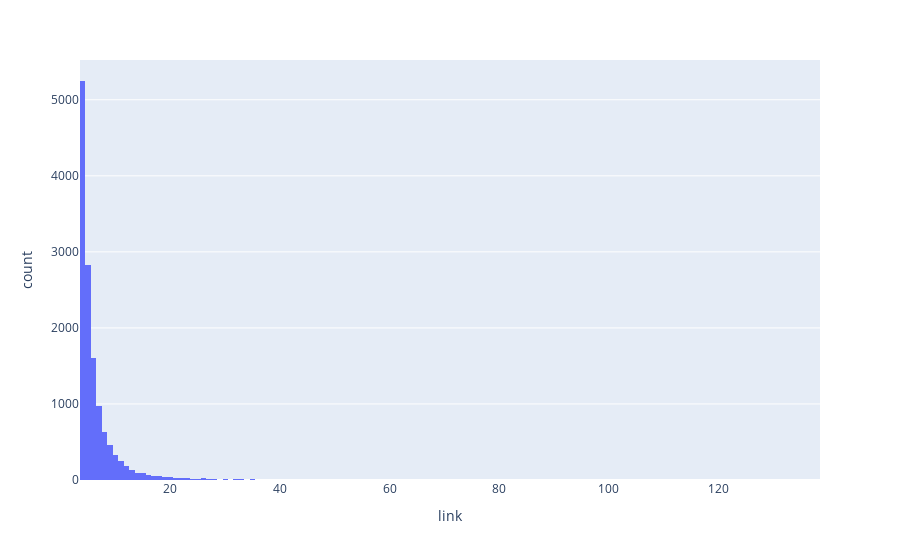

The code cell stored with this chart in its notebook:
### Code cell
# See the link size distribution
import plotly.express as px
fig = px.histogram(links_final, x="link")
fig.show()

### Figure 1 — Plotly figure (JSON) as saved in the notebook; plotly's stock layout.template omitted (floating-point values rounded to 4 significant figures; data arrays with more than 128 entries replaced by an {"elided": "..."} marker saying what was removed)
{"data": [{"alignmentgroup": "True", "bingroup": "x", "hovertemplate": "link=%{x}<br>count=%{y}<extra></extra>", "legendgroup": "", "marker": {"color": "#636efa", "pattern": {"shape": ""}}, "name": "", "offsetgroup": "", "orientation": "v", "showlegend": false, "type": "histogram", "x": {"elided": "13325 int values"}, "xaxis": "x", "yaxis": "y"}], "layout": {"barmode": "relative", "legend": {"tracegroupgap": 0}, "margin": {"t": 60}, "xaxis": {"anchor": "y", "domain": [0, 1], "title": {"text": "link"}}, "yaxis": {"anchor": "x", "domain": [0, 1], "title": {"text": "count"}}}}
